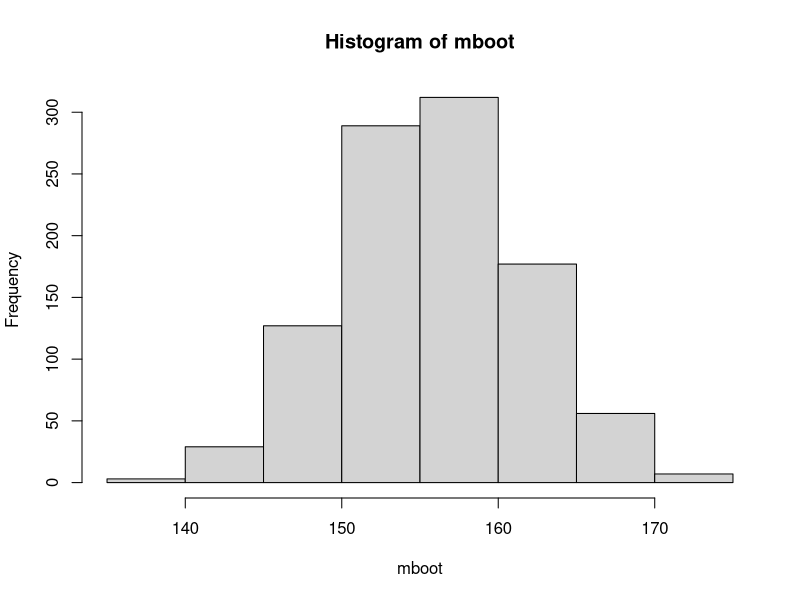

Recreate this plot in R.
## ---- chunk 1
obs <- c(145, 165, 134, 167, 158, 176, 156, 189, 143, 123)
mboot <- replicate(1000, {
  x <- sample(obs, size=10, replace=TRUE)
  mean(x)
})
hist(mboot)
## 95% confidence interval
quantile(mboot, c(0.025, 0.975))
## ---- chunk 2
(m <- mean(obs))
## ---- chunk 3
(v <- var(obs))
## ---- chunk 4
(s <- sd(obs))
## ---- chunk 5
n <- length(obs)
t <- qt(0.975, df=9)
##95% confidence interval 
c(m - t*s/sqrt(n), m + t*s/sqrt(n))
## ---- chunk 6
p <- 0.42
n <- 100
SE <- sqrt(p*(1-p)/n)
z <- qnorm(0.95)
c(p - z*SE, p + z*SE)
## ---- chunk 7
z <- qnorm(0.995)
c(p - z*SE, p + z*SE)
## ---- chunk 8
## 95% confidence interval
m <- 42
sigma <- 2.3
n <- 10
z <- qnorm(0.975)
c(m - z*sigma/sqrt(10), m + z*sigma/sqrt(10))
## ---- chunk 9
z <- qnorm(0.95)
c(m - z*sigma/sqrt(10), m + z*sigma/sqrt(10))
## ---- chunk 10
p <- 25/150
n <- 150
z <-qnorm(0.975)
SE <- sqrt(p*(1-p)/n)
## 95% CI
c(p - z*SE, p + z*SE)
